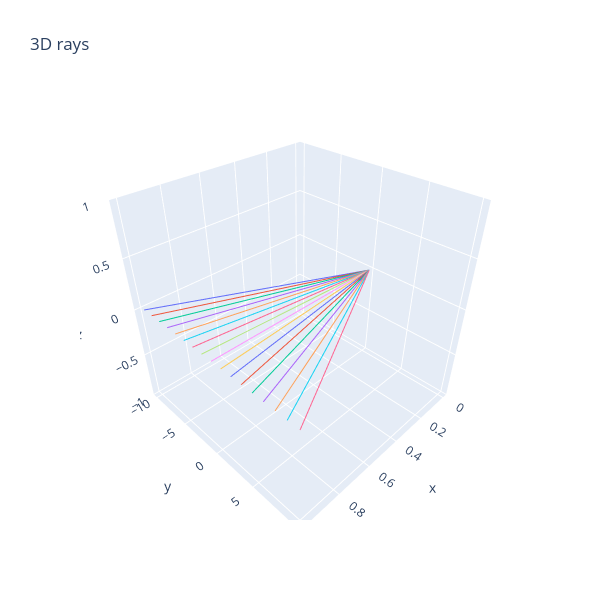

Notebook code cell kept with this figure:
### Markdown cell above
Implement the following `make_rays_1d` function so it generates some rays coming out of the origin, which we'll take to be `(0, 0, 0)`.

Calling `render_lines_with_plotly` on your rays will display them in a 3D plot.

### Code cell
def make_rays_1d(num_pixels: int, y_limit: float) -> Tensor:
    """
    num_pixels: The number of pixels in the y dimension. Since there is one ray per pixel, this is
        also the number of rays.
    y_limit: At x=1, the rays should extend from -y_limit to +y_limit, inclusive of both endpoints.

    Returns: shape (num_pixels, num_points=2, num_dim=3) where the num_points dimension contains
        (origin, direction) and the num_dim dimension contains xyz.

    Example of make_rays_1d(9, 1.0): [
        [[0, 0, 0], [1, -1.0, 0]],
        [[0, 0, 0], [1, -0.75, 0]],
        [[0, 0, 0], [1, -0.5, 0]],
        ...
        [[0, 0, 0], [1, 0.75, 0]],
        [[0, 0, 0], [1, 1, 0]],
    ]
    """

    
    rays = t.zeros((num_pixels, 2, 3), dtype=t.float32)
    t.linspace(-y_limit, y_limit, num_pixels, out=rays[:, 1, 1])
    rays[:, 1, 0] = 1
    return rays


rays1d = make_rays_1d(17, 10.0)
fig = render_lines_with_plotly(rays1d)

### Figure 1 — Plotly figure (JSON) as saved in the notebook; plotly's stock layout.template omitted (floating-point values rounded to 4 significant figures)
{"data": [{"mode": "lines", "type": "scatter3d", "x": [0.0, 1.0], "y": [0.0, -10.0], "z": [0.0, 0.0]}, {"mode": "lines", "type": "scatter3d", "x": [0.0, 1.0], "y": [0.0, -8.75], "z": [0.0, 0.0]}, {"mode": "lines", "type": "scatter3d", "x": [0.0, 1.0], "y": [0.0, -7.5], "z": [0.0, 0.0]}, {"mode": "lines", "type": "scatter3d", "x": [0.0, 1.0], "y": [0.0, -6.25], "z": [0.0, 0.0]}, {"mode": "lines", "type": "scatter3d", "x": [0.0, 1.0], "y": [0.0, -5.0], "z": [0.0, 0.0]}, {"mode": "lines", "type": "scatter3d", "x": [0.0, 1.0], "y": [0.0, -3.75], "z": [0.0, 0.0]}, {"mode": "lines", "type": "scatter3d", "x": [0.0, 1.0], "y": [0.0, -2.5], "z": [0.0, 0.0]}, {"mode": "lines", "type": "scatter3d", "x": [0.0, 1.0], "y": [0.0, -1.25], "z": [0.0, 0.0]}, {"mode": "lines", "type": "scatter3d", "x": [0.0, 1.0], "y": [0.0, 0.0], "z": [0.0, 0.0]}, {"mode": "lines", "type": "scatter3d", "x": [0.0, 1.0], "y": [0.0, 1.25], "z": [0.0, 0.0]}, {"mode": "lines", "type": "scatter3d", "x": [0.0, 1.0], "y": [0.0, 2.5], "z": [0.0, 0.0]}, {"mode": "lines", "type": "scatter3d", "x": [0.0, 1.0], "y": [0.0, 3.75], "z": [0.0, 0.0]}, {"mode": "lines", "type": "scatter3d", "x": [0.0, 1.0], "y": [0.0, 5.0], "z": [0.0, 0.0]}, {"mode": "lines", "type": "scatter3d", "x": [0.0, 1.0], "y": [0.0, 6.25], "z": [0.0, 0.0]}, {"mode": "lines", "type": "scatter3d", "x": [0.0, 1.0], "y": [0.0, 7.5], "z": [0.0, 0.0]}, {"mode": "lines", "type": "scatter3d", "x": [0.0, 1.0], "y": [0.0, 8.75], "z": [0.0, 0.0]}, {"mode": "lines", "type": "scatter3d", "x": [0.0, 1.0], "y": [0.0, 10.0], "z": [0.0, 0.0]}], "layout": {"height": 600, "showlegend": false, "title": {"text": "3D rays"}, "width": 600}}
